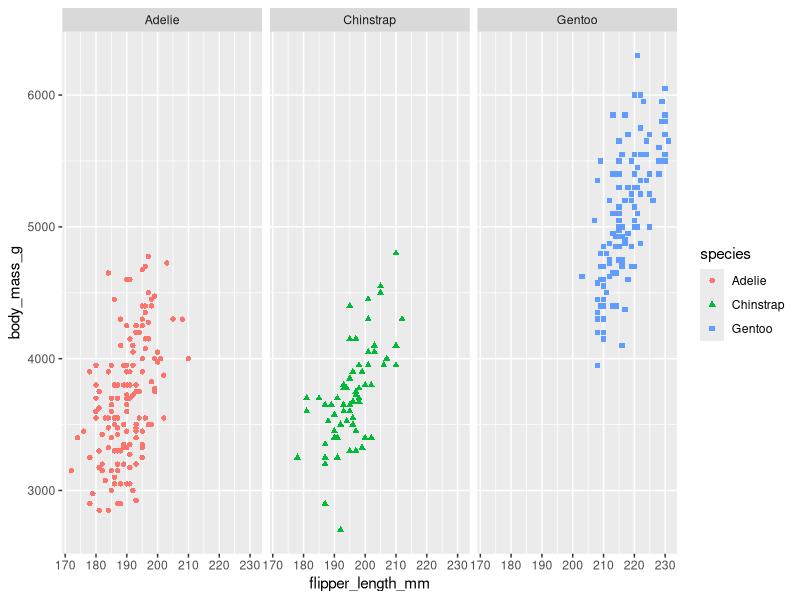

The R source for this figure:
# Install packages we need

install.packages("tidyverse")
install.packages("palmerpenguins")
library("ggplot2")
library("palmerpenguins")

# Let's show relationship between body mass and flipper length between 3 species

ggplot(data=penguins)+
  #geom_smooth(mapping=aes(x=flipper_length_mm, y=body_mass_g)) +
  geom_point(mapping=aes(x=flipper_length_mm, y=body_mass_g, color=species, 
                         shape=species))+
  facet_grid(~species)


